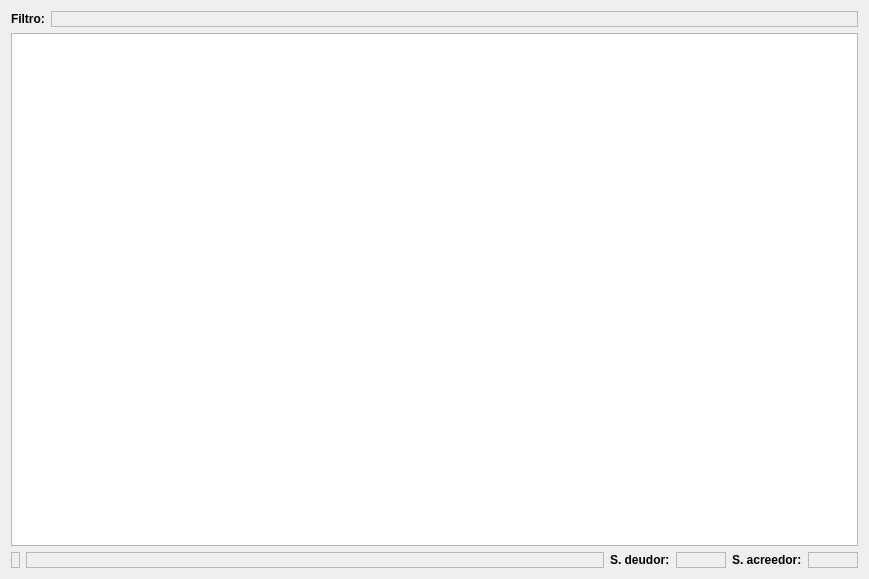
<ui version="4.0" >
 <author>José Manuel Díez Botella</author>
 <class>diario</class>
 <widget class="QWidget" name="diario" >
  <property name="geometry" >
   <rect>
    <x>0</x>
    <y>0</y>
    <width>869</width>
    <height>579</height>
   </rect>
  </property>
  <property name="windowTitle" >
   <string>Diario</string>
  </property>
  <layout class="QGridLayout" >
   <item row="0" column="0" >
    <layout class="QHBoxLayout" >
     <item>
      <widget class="QLabel" name="label" >
       <property name="font" >
        <font>
         <weight>75</weight>
         <bold>true</bold>
        </font>
       </property>
       <property name="text" >
        <string>Filtro:</string>
       </property>
      </widget>
     </item>
     <item>
      <widget class="QLabel" name="filtrolineEdit" >
       <property name="sizePolicy" >
        <sizepolicy vsizetype="Fixed" hsizetype="Expanding" >
         <horstretch>0</horstretch>
         <verstretch>0</verstretch>
        </sizepolicy>
       </property>
       <property name="font" >
        <font>
         <italic>true</italic>
        </font>
       </property>
       <property name="focusPolicy" >
        <enum>Qt::StrongFocus</enum>
       </property>
       <property name="autoFillBackground" >
        <bool>false</bool>
       </property>
       <property name="frameShape" >
        <enum>QFrame::StyledPanel</enum>
       </property>
       <property name="frameShadow" >
        <enum>QFrame::Sunken</enum>
       </property>
       <property name="text" >
        <string/>
       </property>
       <property name="openExternalLinks" >
        <bool>false</bool>
       </property>
      </widget>
     </item>
    </layout>
   </item>
   <item row="1" column="0" >
    <widget class="QTableView" name="latabladiario" />
   </item>
   <item row="2" column="0" >
    <layout class="QHBoxLayout" >
     <item>
      <widget class="QLabel" name="codigolineEdit" >
       <property name="font" >
        <font>
         <weight>75</weight>
         <bold>true</bold>
        </font>
       </property>
       <property name="cursor" >
        <cursorShape>IBeamCursor</cursorShape>
       </property>
       <property name="frameShape" >
        <enum>QFrame::StyledPanel</enum>
       </property>
       <property name="frameShadow" >
        <enum>QFrame::Raised</enum>
       </property>
       <property name="midLineWidth" >
        <number>0</number>
       </property>
       <property name="text" >
        <string/>
       </property>
       <property name="textInteractionFlags" >
        <set>Qt::LinksAccessibleByMouse|Qt::TextSelectableByKeyboard|Qt::TextSelectableByMouse</set>
       </property>
      </widget>
     </item>
     <item>
      <widget class="QLabel" name="descriplineEdit" >
       <property name="sizePolicy" >
        <sizepolicy vsizetype="Preferred" hsizetype="Expanding" >
         <horstretch>0</horstretch>
         <verstretch>0</verstretch>
        </sizepolicy>
       </property>
       <property name="font" >
        <font>
         <italic>true</italic>
        </font>
       </property>
       <property name="frameShape" >
        <enum>QFrame::StyledPanel</enum>
       </property>
       <property name="frameShadow" >
        <enum>QFrame::Sunken</enum>
       </property>
       <property name="text" >
        <string/>
       </property>
      </widget>
     </item>
     <item>
      <widget class="QLabel" name="label_2" >
       <property name="font" >
        <font>
         <weight>75</weight>
         <bold>true</bold>
        </font>
       </property>
       <property name="text" >
        <string>S. deudor:</string>
       </property>
      </widget>
     </item>
     <item>
      <widget class="QLabel" name="debelineEdit" >
       <property name="sizePolicy" >
        <sizepolicy vsizetype="Preferred" hsizetype="Preferred" >
         <horstretch>0</horstretch>
         <verstretch>0</verstretch>
        </sizepolicy>
       </property>
       <property name="minimumSize" >
        <size>
         <width>50</width>
         <height>0</height>
        </size>
       </property>
       <property name="font" >
        <font>
         <italic>true</italic>
        </font>
       </property>
       <property name="frameShape" >
        <enum>QFrame::StyledPanel</enum>
       </property>
       <property name="frameShadow" >
        <enum>QFrame::Sunken</enum>
       </property>
       <property name="text" >
        <string/>
       </property>
       <property name="alignment" >
        <set>Qt::AlignRight|Qt::AlignTrailing|Qt::AlignVCenter</set>
       </property>
      </widget>
     </item>
     <item>
      <widget class="QLabel" name="label_3" >
       <property name="font" >
        <font>
         <weight>75</weight>
         <bold>true</bold>
        </font>
       </property>
       <property name="text" >
        <string>S. acreedor:</string>
       </property>
      </widget>
     </item>
     <item>
      <widget class="QLabel" name="haberlineEdit" >
       <property name="minimumSize" >
        <size>
         <width>50</width>
         <height>0</height>
        </size>
       </property>
       <property name="font" >
        <font>
         <italic>true</italic>
        </font>
       </property>
       <property name="frameShape" >
        <enum>QFrame::StyledPanel</enum>
       </property>
       <property name="frameShadow" >
        <enum>QFrame::Sunken</enum>
       </property>
       <property name="text" >
        <string/>
       </property>
       <property name="alignment" >
        <set>Qt::AlignRight|Qt::AlignTrailing|Qt::AlignVCenter</set>
       </property>
      </widget>
     </item>
    </layout>
   </item>
  </layout>
 </widget>
 <resources/>
 <connections/>
</ui>
